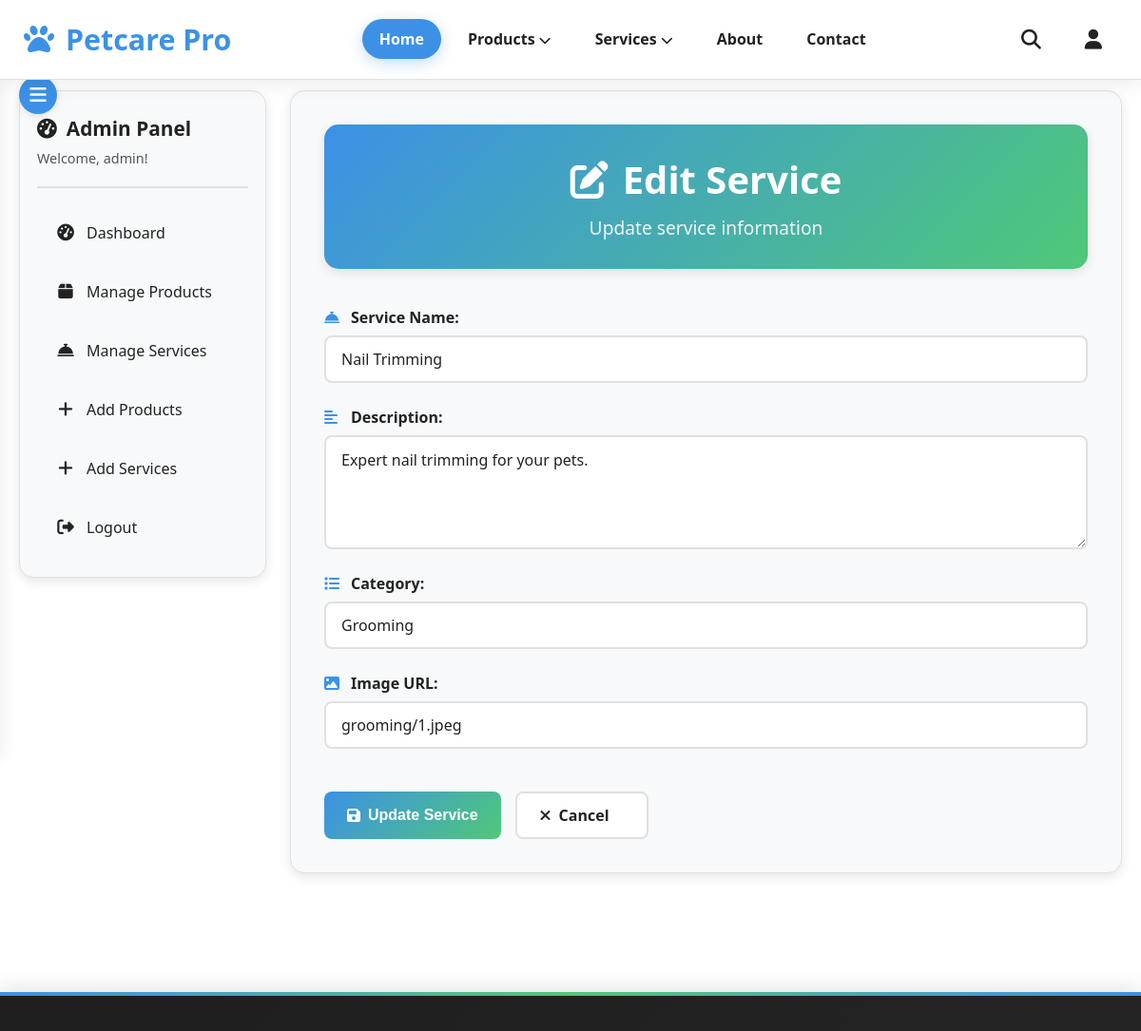
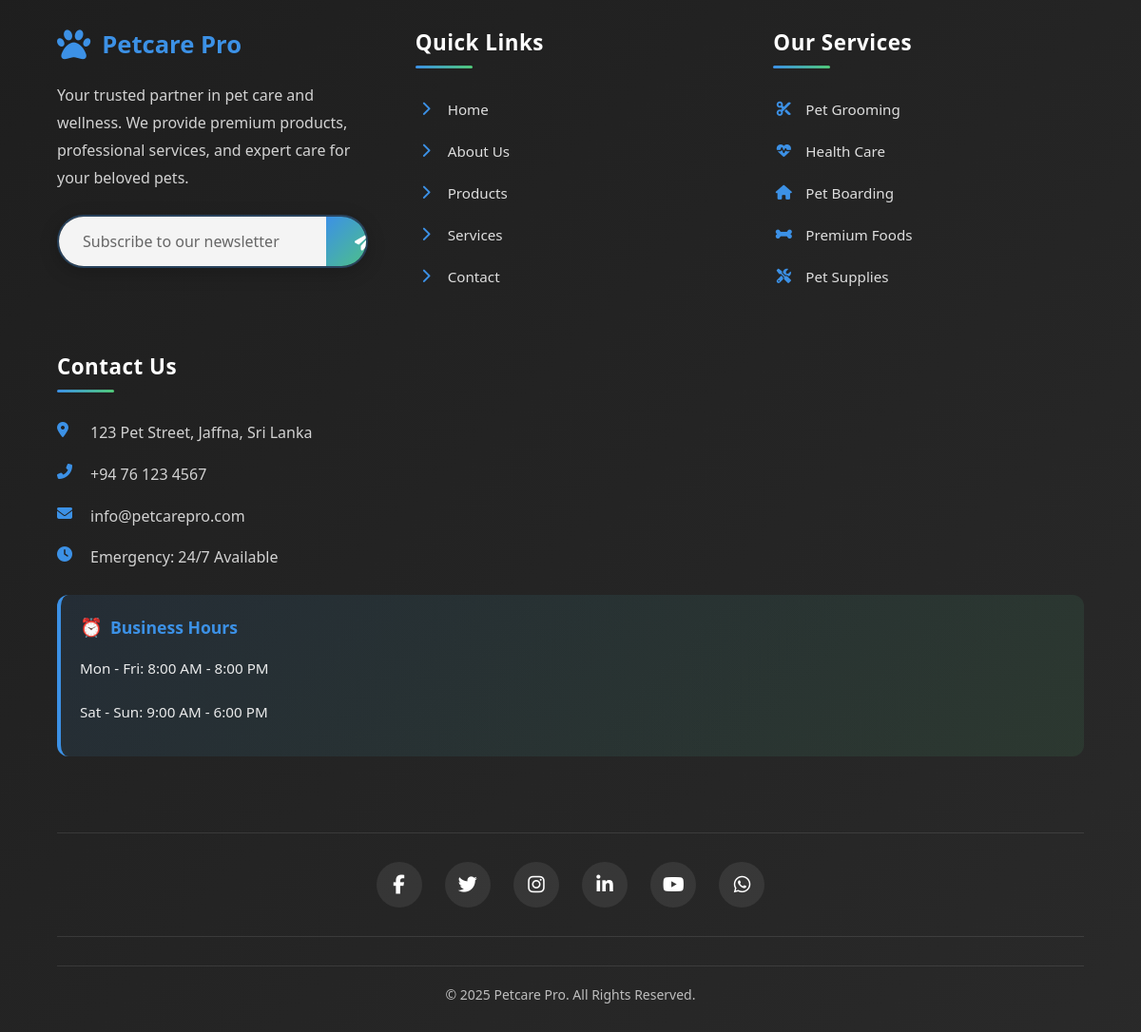
The page /admin/edit_services.php?id=1 (signed in) on the database its author committed (2 pictures, top to bottom).
### tables this page shows
CREATE TABLE services (
  id INT AUTO_INCREMENT PRIMARY KEY,
  name VARCHAR(255) NOT NULL,
  description TEXT NOT NULL,
  category VARCHAR(100) NOT NULL,
  image_url VARCHAR(255) NOT NULL,
  created_at TIMESTAMP DEFAULT CURRENT_TIMESTAMP
);

### admin/edit_services.php (the view, shortened to what this page needs)
<?php
include '../config/db_connect.php';
if (isset($_GET['id'])) {
    $service_id = intval($_GET['id']);
    $stmt = $conn->prepare("SELECT * FROM services WHERE id = ?");
    $stmt->bind_param("i", $service_id);
    $stmt->execute();
    $service = $stmt->get_result()->fetch_assoc();
} else {
    header("Location: manage_services.php");
    exit;
}
?>
<!DOCTYPE html>
<html lang="en">
<head>
    <link rel="stylesheet" href="https://cdnjs.cloudflare.com/ajax/libs/font-awesome/6.5.1/css/all.min.css" />
    <link rel="stylesheet" href="../styles/header.css">
    <link rel="stylesheet" href="../styles/footer.css">
    <link rel="stylesheet" href="../styles/admin/common.css">
    <link rel="stylesheet" href="../styles/admin/forms.css">
</head>
<body>
    <?php include '../includes/header.php'; ?>
    <div class="admin-container">
        <div class="admin-layout">
            <aside class="admin-sidebar">
                <div class="sidebar-header">
                    <h3><i class="fas fa-tachometer-alt"></i> Admin Panel</h3>
                    <p>Welcome, <?php echo htmlspecialchars($_SESSION['username'] ?? 'Admin'); ?>!</p>
                </div>
                <nav class="sidebar-nav">
                    <a href="dashboard.php" class="sidebar-nav-item">
                        <i class="fas fa-tachometer-alt"></i> Dashboard
                    </a>
                    <a href="manage_products.php" class="sidebar-nav-item">
                        <i class="fas fa-box"></i> Manage Products
                    </a>
                    <a href="manage_services.php" class="sidebar-nav-item">
                        <i class="fas fa-concierge-bell"></i> Manage Services
                    </a>
                    <a href="add_products.php" class="sidebar-nav-item">
                        <i class="fas fa-plus"></i> Add Products
                    </a>
                    <a href="add_services.php" class="sidebar-nav-item">
                        <i class="fas fa-plus"></i> Add Services
                    </a>
                    <a href="../auth/logout.php" class="sidebar-nav-item">
                        <i class="fas fa-sign-out-alt"></i> Logout
                    </a>
                </nav>
            </aside>
            <main class="admin-content">
                <div class="admin-header">
                    <h1><i class="fas fa-edit"></i> Edit Service</h1>
                    <p>Update service information</p>
                </div>
                <div class="admin-main">
                    <form action="edit_services.php?id=<?= $service['id'] ?>" method="POST" class="admin-form">
                        <div class="form-group">
                            <label for="name"><i class="fas fa-concierge-bell"></i> Service Name:</label>
                            <input type="text" id="name" name="name" value="<?= htmlspecialchars($service['name']) ?>" required>
                        </div>
                        <div class="form-group">
                            <label for="description"><i class="fas fa-align-left"></i> Description:</label>
                            <textarea id="description" name="description" required><?= htmlspecialchars($service['description']) ?></textarea>
                        </div>
                        <div class="form-group">
                            <label for="category"><i class="fas fa-list"></i> Category:</label>
                            <input type="text" id="category" name="category" value="<?= htmlspecialchars($service['category']) ?>" required>
                        </div>
                        <div class="form-group">
                            <label for="image_url"><i class="fas fa-image"></i> Image URL:</label>
                            <input type="text" id="image_url" name="image_url" value="<?= htmlspecialchars($service['image_url']) ?>" required>
                        </div>
                        <div class="form-actions">
                            <button type="submit" class="btn btn-primary">
                                <i class="fas fa-save"></i> Update Service
                            </button>
                            <a href="manage_services.php" class="btn btn-secondary">
                                <i class="fas fa-times"></i> Cancel
                            </a>
                        </div>
                    </form>
                </div>
            </main>
        </div>
    </div>
    <?php include '../includes/footer.php'; ?>
</body>
</html>

### styles/header.css (style rules this page uses)
:root { --background: #ffffff; --surface: #f7f9fa; --primary-text: #222222; --secondary-text: #555555; --primary-color: #3c91e6; --primary-hover: #2a6ebb; --success: #50c878; --warning: #ffa726; --error: #e53e3e; --white: #ffffff; --border-color: #e0e0e0; --shadow: rgba(0, 0, 0, 0.1); --light-shadow: rgba(0, 0, 0, 0.05); }
* { box-sizing: border-box; margin: 0; padding: 0; }
body { font-family: "Segoe UI", Tahoma, Geneva, Verdana, sans-serif; background-color: var(--background); color: var(--primary-text); min-height: 100vh; padding-top: 70px; }

### styles/footer.css (style rules this page uses)
:root { --background: #ffffff; --surface: #f7f9fa; --primary-text: #222222; --secondary-text: #555555; --primary-color: #3c91e6; --primary-hover: #2a6ebb; --success: #50c878; --warning: #ffa726; --error: #e53e3e; --white: #ffffff; --footer-bg: #1e1e1e; --footer-text: #e0e0e0; --border-color: #e0e0e0; }
* { box-sizing: border-box; margin: 0; padding: 0; }
body { font-family: "Segoe UI", Tahoma, Geneva, Verdana, sans-serif; }

### styles/admin/common.css (style rules this page uses)
:root { --background: #ffffff; --surface: #f7f9fa; --primary-text: #222222; --secondary-text: #555555; --primary-color: #3c91e6; --primary-hover: #2a6ebb; --success: #50c878; --warning: #ffa726; --error: #e53e3e; --white: #ffffff; --border-color: #e0e0e0; --card-shadow: 0 4px 12px rgba(0, 0, 0, 0.1); }
.admin-container { max-width: 1200px; margin: 0 auto; padding: 40px 20px; background-color: var(--background); color: var(--primary-text); min-height: 80vh; }
.admin-layout { display: grid; grid-template-columns: 280px 1fr; gap: 30px; min-height: 70vh; }
.admin-sidebar { background-color: var(--surface); border-radius: 15px; box-shadow: var(--card-shadow); border: 1px solid var(--border-color); padding: 30px 20px; height: fit-content; position: sticky; top: 20px; }
.admin-content { background-color: var(--surface); border-radius: 15px; box-shadow: var(--card-shadow); border: 1px solid var(--border-color); padding: 40px; min-height: 500px; }
.sidebar-nav { display: flex; flex-direction: column; gap: 8px; }
.sidebar-nav-item { display: block; padding: 14px 18px; color: var(--primary-text); text-decoration: none; border-radius: 10px; transition: all 0.3s ease; font-weight: 500; border: 2px solid transparent; display: flex; align-items: center; gap: 12px; }
.sidebar-nav-item i { width: 20px; text-align: center; font-size: 1.1rem; }
.sidebar-header { padding-bottom: 20px; margin-bottom: 20px; border-bottom: 2px solid var(--border-color); }
.sidebar-header h3 { font-size: 1.3rem; color: var(--primary-text); margin: 0 0 8px 0; display: flex; align-items: center; gap: 10px; }
.sidebar-header p { font-size: 0.9rem; color: var(--secondary-text); margin: 0; }
.admin-header { text-align: center; margin-bottom: 40px; padding: 30px; background: linear-gradient(135deg, var(--primary-color), var(--success)); border-radius: 15px; color: white; box-shadow: var(--card-shadow); }
.admin-header h1 { font-size: 2.5rem; margin-bottom: 10px; display: flex; align-items: center; justify-content: center; gap: 15px; }
.admin-header p { font-size: 1.2rem; opacity: 0.9; margin: 0; }
.btn { display: inline-flex; align-items: center; gap: 8px; padding: 12px 24px; border: none; border-radius: 8px; font-size: 1rem; font-weight: 600; text-decoration: none; cursor: pointer; transition: all 0.3s ease; text-align: center; }
.btn-primary { background: linear-gradient(135deg, var(--primary-color), var(--success)); color: white; }
.btn-secondary { background-color: var(--background); color: var(--primary-text); border: 2px solid var(--border-color); }
@media (max-width: 1200px) { .admin-container { padding: 25px 20px; } }
@media (max-width: 1200px) { .admin-layout { grid-template-columns: 260px 1fr; gap: 25px; } }
@media (max-width: 1200px) { .admin-sidebar { padding: 25px 18px; } }
@media (max-width: 1200px) { .admin-content { padding: 35px; } }

### rows shown on the page
services: name "Nail Trimming", description "Expert nail trimming for your pets.", category "Grooming", image_url "grooming/1.jpeg"

### other values the page prints
$_SESSION['username'] "admin"
